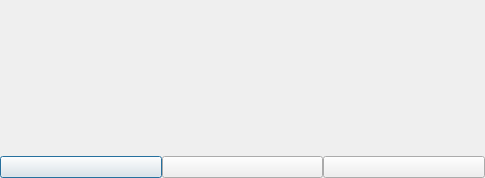
<?xml version="1.0" encoding="UTF-8"?>
<ui version="4.0">
 <class>HandleIssues</class>
 <widget class="QDialog" name="HandleIssues">
  <property name="geometry">
   <rect>
    <x>0</x>
    <y>0</y>
    <width>485</width>
    <height>178</height>
   </rect>
  </property>
  <property name="sizePolicy">
   <sizepolicy hsizetype="Fixed" vsizetype="Fixed">
    <horstretch>0</horstretch>
    <verstretch>0</verstretch>
   </sizepolicy>
  </property>
  <property name="windowTitle">
   <string>Dialog</string>
  </property>
  <layout class="QVBoxLayout" name="verticalLayout">
   <property name="spacing">
    <number>0</number>
   </property>
   <property name="leftMargin">
    <number>0</number>
   </property>
   <property name="topMargin">
    <number>0</number>
   </property>
   <property name="rightMargin">
    <number>0</number>
   </property>
   <property name="bottomMargin">
    <number>0</number>
   </property>
   <item>
    <widget class="QLabel" name="issueLabel">
     <property name="sizePolicy">
      <sizepolicy hsizetype="Expanding" vsizetype="Expanding">
       <horstretch>0</horstretch>
       <verstretch>0</verstretch>
      </sizepolicy>
     </property>
     <property name="text">
      <string/>
     </property>
     <property name="alignment">
      <set>Qt::AlignCenter</set>
     </property>
    </widget>
   </item>
   <item>
    <widget class="QWidget" name="widget" native="true">
     <property name="sizePolicy">
      <sizepolicy hsizetype="Expanding" vsizetype="Maximum">
       <horstretch>0</horstretch>
       <verstretch>0</verstretch>
      </sizepolicy>
     </property>
     <property name="maximumSize">
      <size>
       <width>16777215</width>
       <height>30</height>
      </size>
     </property>
     <layout class="QHBoxLayout" name="horizontalLayout">
      <property name="spacing">
       <number>0</number>
      </property>
      <property name="leftMargin">
       <number>0</number>
      </property>
      <property name="topMargin">
       <number>0</number>
      </property>
      <property name="rightMargin">
       <number>0</number>
      </property>
      <property name="bottomMargin">
       <number>0</number>
      </property>
      <item>
       <widget class="QPushButton" name="okButton">
        <property name="sizePolicy">
         <sizepolicy hsizetype="Expanding" vsizetype="Maximum">
          <horstretch>0</horstretch>
          <verstretch>0</verstretch>
         </sizepolicy>
        </property>
        <property name="text">
         <string/>
        </property>
        <property name="icon">
         <iconset resource="../icons.qrc">
          <normaloff>:/icon/res/checkbox-marked-circle-outline.png</normaloff>:/icon/res/checkbox-marked-circle-outline.png</iconset>
        </property>
        <property name="iconSize">
         <size>
          <width>20</width>
          <height>20</height>
         </size>
        </property>
       </widget>
      </item>
      <item>
       <widget class="QPushButton" name="ouiButton">
        <property name="sizePolicy">
         <sizepolicy hsizetype="Expanding" vsizetype="Maximum">
          <horstretch>0</horstretch>
          <verstretch>0</verstretch>
         </sizepolicy>
        </property>
        <property name="text">
         <string/>
        </property>
        <property name="icon">
         <iconset resource="../icons.qrc">
          <normaloff>:/icon/res/checkbox-marked-circle-outline.png</normaloff>:/icon/res/checkbox-marked-circle-outline.png</iconset>
        </property>
        <property name="iconSize">
         <size>
          <width>20</width>
          <height>20</height>
         </size>
        </property>
       </widget>
      </item>
      <item>
       <widget class="QPushButton" name="nonButton">
        <property name="sizePolicy">
         <sizepolicy hsizetype="Expanding" vsizetype="Maximum">
          <horstretch>0</horstretch>
          <verstretch>0</verstretch>
         </sizepolicy>
        </property>
        <property name="text">
         <string/>
        </property>
        <property name="icon">
         <iconset resource="../icons.qrc">
          <normaloff>:/icon/res/close-circle-outline.png</normaloff>:/icon/res/close-circle-outline.png</iconset>
        </property>
        <property name="iconSize">
         <size>
          <width>20</width>
          <height>20</height>
         </size>
        </property>
       </widget>
      </item>
     </layout>
    </widget>
   </item>
  </layout>
  <action name="actionOui">
   <property name="text">
    <string>oui</string>
   </property>
  </action>
  <action name="actionNon">
   <property name="text">
    <string>non</string>
   </property>
  </action>
  <action name="actionOk">
   <property name="text">
    <string>ok</string>
   </property>
  </action>
  <action name="actionSave">
   <property name="text">
    <string>save</string>
   </property>
  </action>
 </widget>
 <resources>
  <include location="../icons.qrc"/>
 </resources>
 <connections/>
</ui>
